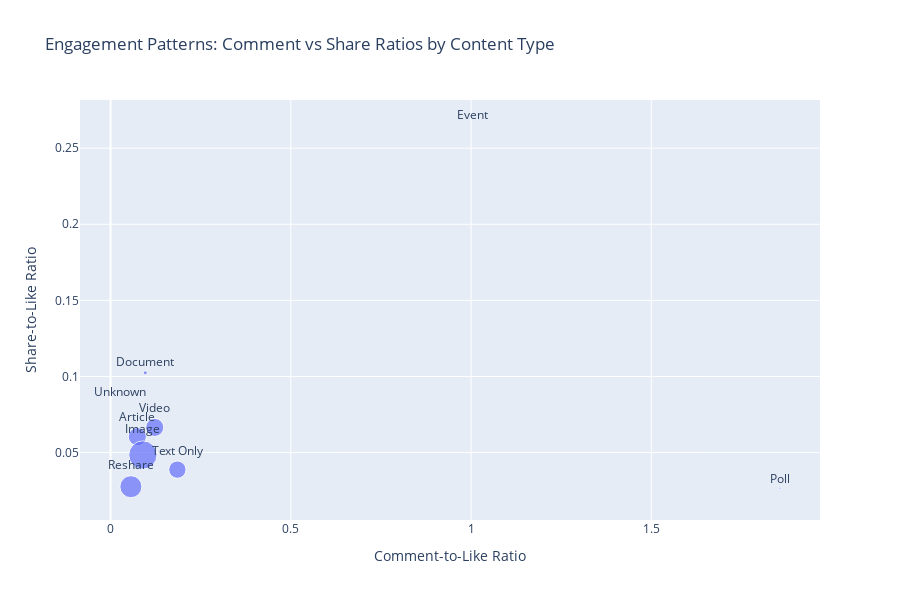

Notebook code for this chart:
### Code cell
# Scatter: Comment ratio vs Share ratio
ratio_scatter = df.groupby('primary_content_type').agg({
    'comment_to_like_ratio': 'mean',
    'share_to_like_ratio': 'mean',
    'urn': 'count'
}).reset_index()

ratio_scatter.columns = ['Content_Type', 'Comment_Like_Ratio', 'Share_Like_Ratio', 'Post_Count']

fig = px.scatter(
    ratio_scatter,
    x='Comment_Like_Ratio',
    y='Share_Like_Ratio',
    size='Post_Count',
    text='Content_Type',
    title='Engagement Patterns: Comment vs Share Ratios by Content Type',
    labels={'Comment_Like_Ratio': 'Comment-to-Like Ratio', 'Share_Like_Ratio': 'Share-to-Like Ratio'},
    hover_data=['Post_Count']
)

fig.update_traces(textposition='top center')
fig.update_layout(height=600)
fig.show()
fig.write_html('../output/figures/comment_vs_share_ratios.html')

### Figure 1 — Plotly figure (JSON) as saved in the notebook; plotly's stock layout.template omitted (floating-point values rounded to 4 significant figures)
{"data": [{"customdata": [[1625], [84], [5], [3970], [26], [2405], [1489], [3], [1620]], "hovertemplate": "Comment-to-Like Ratio=%{x}<br>Share-to-Like Ratio=%{y}<br>Post_Count=%{customdata[0]}<br>Content_Type=%{text}<extra></extra>", "legendgroup": "", "marker": {"color": "#636efa", "size": [1625, 84, 5, 3970, 26, 2405, 1489, 3, 1620], "sizemode": "area", "sizeref": 9.925, "symbol": "circle"}, "mode": "markers+text", "name": "", "orientation": "v", "showlegend": false, "text": ["Article", "Document", "Event", "Image", "Poll", "Reshare", "Text Only", "Unknown", "Video"], "textposition": "top center", "type": "scatter", "x": [0.07433, 0.09625, 1.004, 0.08976, 1.857, 0.05648, 0.1854, 0.02625, 0.1226], "xaxis": "x", "y": [0.06046, 0.1024, 0.2659, 0.0484, 0.02659, 0.02757, 0.03877, 0.08399, 0.06651], "yaxis": "y"}], "layout": {"height": 600, "legend": {"itemsizing": "constant", "tracegroupgap": 0}, "title": {"text": "Engagement Patterns: Comment vs Share Ratios by Content Type"}, "xaxis": {"anchor": "y", "domain": [0, 1], "title": {"text": "Comment-to-Like Ratio"}}, "yaxis": {"anchor": "x", "domain": [0, 1], "title": {"text": "Share-to-Like Ratio"}}}}
